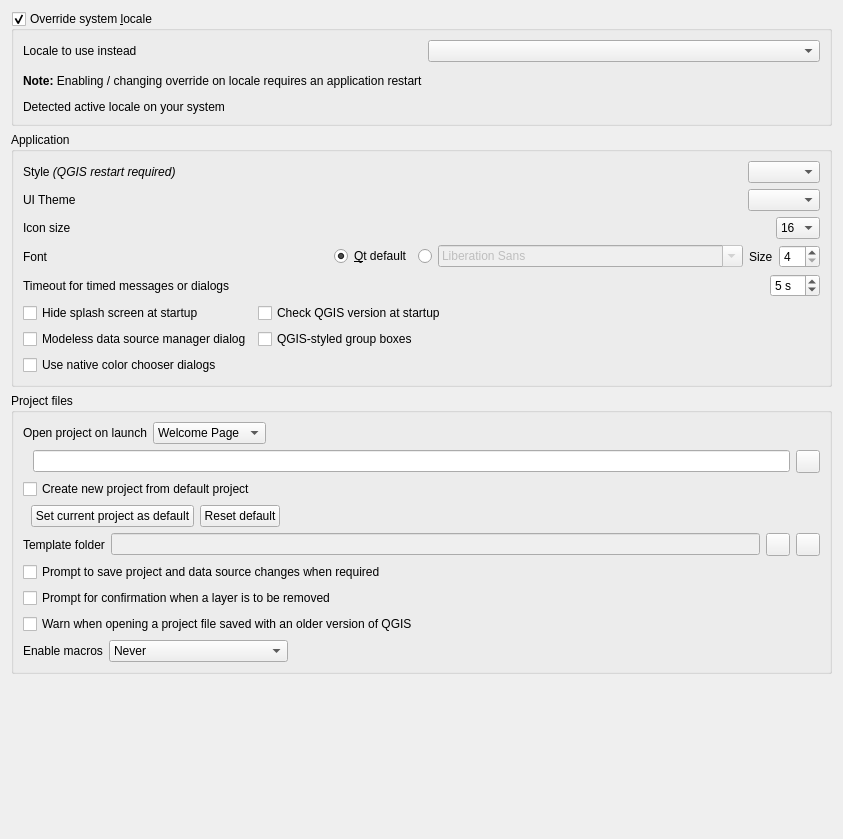
             <widget class="QWidget" name="mOptionsScrollAreaContents_01">
              <property name="geometry">
               <rect>
                <x>0</x>
                <y>0</y>
                <width>843</width>
                <height>839</height>
               </rect>
              </property>
              <layout class="QVBoxLayout" name="verticalLayout_28">
               <item>
                <widget class="QgsCollapsibleGroupBox" name="grpLocale">
                 <property name="title">
                  <string>Override system &amp;locale</string>
                 </property>
                 <property name="checkable">
                  <bool>true</bool>
                 </property>
                 <layout class="QVBoxLayout">
                  <property name="spacing">
                   <number>12</number>
                  </property>
                  <item>
                   <layout class="QGridLayout" name="gridLayout_25">
                    <item row="0" column="0">
                     <widget class="QLabel" name="label_5">
                      <property name="text">
                       <string>Locale to use instead</string>
                      </property>
                     </widget>
                    </item>
                    <item row="0" column="1">
                     <widget class="QComboBox" name="cboLocale"/>
                    </item>
                    <item row="1" column="0" colspan="2">
                     <widget class="QLabel" name="label_7">
                      <property name="text">
                       <string>&lt;b&gt;Note:&lt;/b&gt; Enabling / changing override on locale requires an application restart</string>
                      </property>
                      <property name="wordWrap">
                       <bool>true</bool>
                      </property>
                     </widget>
                    </item>
                   </layout>
                  </item>
                  <item>
                   <widget class="QLabel" name="lblSystemLocale">
                    <property name="text">
                     <string>Detected active locale on your system</string>
                    </property>
                   </widget>
                  </item>
                 </layout>
                </widget>
               </item>
               <item>
                <widget class="QgsCollapsibleGroupBox" name="groupBox">
                 <property name="title">
                  <string>Application</string>
                 </property>
                 <layout class="QVBoxLayout" name="verticalLayout_2">
                  <item>
                   <layout class="QHBoxLayout" name="horizontalLayout_9">
                    <property name="topMargin">
                     <number>0</number>
                    </property>
                    <item>
                     <widget class="QLabel" name="label_18">
                      <property name="text">
                       <string>Style &lt;i&gt;(QGIS restart required)&lt;/i&gt;</string>
                      </property>
                     </widget>
                    </item>
                    <item>
                     <spacer name="horizontalSpacer_7">
                      <property name="orientation">
                       <enum>Qt::Horizontal</enum>
                      </property>
                      <property name="sizeHint" stdset="0">
                       <size>
                        <width>40</width>
                        <height>20</height>
                       </size>
                      </property>
                     </spacer>
                    </item>
                    <item>
                     <widget class="QComboBox" name="cmbStyle"/>
                    </item>
                   </layout>
                  </item>
                  <item>
                   <layout class="QHBoxLayout" name="horizontalLayout_37">
                    <property name="topMargin">
                     <number>0</number>
                    </property>
                    <item>
                     <widget class="QLabel" name="label_42">
                      <property name="text">
                       <string>UI Theme</string>
                      </property>
                     </widget>
                    </item>
                    <item>
                     <spacer name="horizontalSpacer_47">
                      <property name="orientation">
                       <enum>Qt::Horizontal</enum>
                      </property>
                      <property name="sizeHint" stdset="0">
                       <size>
                        <width>40</width>
                        <height>20</height>
                       </size>
                      </property>
                     </spacer>
                    </item>
                    <item>
                     <widget class="QComboBox" name="cmbUITheme"/>
                    </item>
                   </layout>
                  </item>
                  <item>
                   <layout class="QHBoxLayout" name="horizontalLayout_7">
                    <item>
                     <widget class="QLabel" name="textLabel1_5">
                      <property name="sizePolicy">
                       <sizepolicy hsizetype="Fixed" vsizetype="Fixed">
                        <horstretch>0</horstretch>
                        <verstretch>0</verstretch>
                       </sizepolicy>
                      </property>
                      <property name="text">
                       <string>Icon size</string>
                      </property>
                     </widget>
                    </item>
                    <item>
                     <spacer name="horizontalSpacer_5">
                      <property name="orientation">
                       <enum>Qt::Horizontal</enum>
                      </property>
                      <property name="sizeHint" stdset="0">
                       <size>
                        <width>40</width>
                        <height>20</height>
                       </size>
                      </property>
                     </spacer>
                    </item>
                    <item>
                     <widget class="QComboBox" name="cmbIconSize">
                      <property name="duplicatesEnabled">
                       <bool>false</bool>
                      </property>
                      <item>
                       <property name="text">
                        <string>16</string>
                       </property>
                      </item>
                      <item>
                       <property name="text">
                        <string>24</string>
                       </property>
                      </item>
                      <item>
                       <property name="text">
                        <string>32</string>
                       </property>
                      </item>
                      <item>
                       <property name="text">
                        <string>48</string>
                       </property>
                      </item>
                      <item>
                       <property name="text">
                        <string>64</string>
                       </property>
                      </item>
                     </widget>
                    </item>
                   </layout>
                  </item>
                  <item>
                   <layout class="QHBoxLayout" name="horizontalLayout_27">
                    <item>
                     <widget class="QLabel" name="label_43">
                      <property name="text">
                       <string>Font</string>
                      </property>
                     </widget>
                    </item>
                    <item>
                     <widget class="QRadioButton" name="mFontFamilyRadioQt">
                      <property name="sizePolicy">
                       <sizepolicy hsizetype="Maximum" vsizetype="Fixed">
                        <horstretch>0</horstretch>
                        <verstretch>0</verstretch>
                       </sizepolicy>
                      </property>
                      <property name="text">
                       <string>&amp;Qt default</string>
                      </property>
                      <property name="checked">
                       <bool>true</bool>
                      </property>
                     </widget>
                    </item>
                    <item>
                     <widget class="QRadioButton" name="mFontFamilyRadioCustom">
                      <property name="sizePolicy">
                       <sizepolicy hsizetype="Maximum" vsizetype="Fixed">
                        <horstretch>0</horstretch>
                        <verstretch>0</verstretch>
                       </sizepolicy>
                      </property>
                      <property name="text">
                       <string/>
                      </property>
                     </widget>
                    </item>
                    <item>
                     <widget class="QFontComboBox" name="mFontFamilyComboBox">
                      <property name="enabled">
                       <bool>false</bool>
                      </property>
                     </widget>
                    </item>
                    <item>
                     <widget class="QLabel" name="label_20">
                      <property name="sizePolicy">
                       <sizepolicy hsizetype="Maximum" vsizetype="Preferred">
                        <horstretch>0</horstretch>
                        <verstretch>0</verstretch>
                       </sizepolicy>
                      </property>
                      <property name="text">
                       <string>Size</string>
                      </property>
                     </widget>
                    </item>
                    <item>
                     <widget class="QSpinBox" name="spinFontSize">
                      <property name="sizePolicy">
                       <sizepolicy hsizetype="Maximum" vsizetype="Fixed">
                        <horstretch>0</horstretch>
                        <verstretch>0</verstretch>
                       </sizepolicy>
                      </property>
                      <property name="minimum">
                       <number>4</number>
                      </property>
                     </widget>
                    </item>
                   </layout>
                  </item>
                  <item>
                   <layout class="QHBoxLayout" name="horizontalLayout_28">
                    <item>
                     <widget class="QLabel" name="mMessageTimeoutLabel">
                      <property name="sizePolicy">
                       <sizepolicy hsizetype="Maximum" vsizetype="Preferred">
                        <horstretch>0</horstretch>
                        <verstretch>0</verstretch>
                       </sizepolicy>
                      </property>
                      <property name="text">
                       <string>Timeout for timed messages or dialogs</string>
                      </property>
                     </widget>
                    </item>
                    <item>
                     <spacer name="horizontalSpacer_13">
                      <property name="orientation">
                       <enum>Qt::Horizontal</enum>
                      </property>
                      <property name="sizeHint" stdset="0">
                       <size>
                        <width>40</width>
                        <height>20</height>
                       </size>
                      </property>
                     </spacer>
                    </item>
                    <item>
                     <widget class="QSpinBox" name="mMessageTimeoutSpnBx">
                      <property name="suffix">
                       <string> s</string>
                      </property>
                      <property name="minimum">
                       <number>2</number>
                      </property>
                      <property name="maximum">
                       <number>20</number>
                      </property>
                      <property name="value">
                       <number>5</number>
                      </property>
                     </widget>
                    </item>
                   </layout>
                  </item>
                  <item>
                   <layout class="QGridLayout" name="gridLayout_16">
                    <property name="topMargin">
                     <number>0</number>
                    </property>
                    <item row="1" column="0">
                     <widget class="QCheckBox" name="mDataSourceManagerNonModal">
                      <property name="text">
                       <string>Modeless data source manager dialog</string>
                      </property>
                      <property name="toolTip">
                       <string>A modeless dialog allows you to interact with QGIS main window and dialogs.</string>
                      </property>
                     </widget>
                    </item>
                    <item row="1" column="1">
                     <widget class="QCheckBox" name="mCustomGroupBoxChkBx">
                      <property name="text">
                       <string>QGIS-styled group boxes</string>
                      </property>
                     </widget>
                    </item>
                    <item row="0" column="1">
                     <widget class="QCheckBox" name="cbxCheckVersion">
                      <property name="text">
                       <string>Check QGIS version at startup</string>
                      </property>
                     </widget>
                    </item>
                    <item row="0" column="0">
                     <widget class="QCheckBox" name="cbxHideSplash">
                      <property name="sizePolicy">
                       <sizepolicy hsizetype="Maximum" vsizetype="Fixed">
                        <horstretch>0</horstretch>
                        <verstretch>0</verstretch>
                       </sizepolicy>
                      </property>
                      <property name="text">
                       <string>Hide splash screen at startup</string>
                      </property>
                     </widget>
                    </item>
                    <item row="2" column="0">
                     <widget class="QCheckBox" name="mNativeColorDialogsChkBx">
                      <property name="text">
                       <string>Use native color chooser dialogs</string>
                      </property>
                     </widget>
                    </item>
                   </layout>
                  </item>
                 </layout>
                </widget>
               </item>
               <item>
                <widget class="QgsCollapsibleGroupBox" name="groupBox_11">
                 <property name="title">
                  <string>Project files</string>
                 </property>
                 <layout class="QVBoxLayout">
                  <item>
                   <layout class="QGridLayout" name="gridLayout_4">
                    <item row="0" column="2" colspan="2">
                     <widget class="QComboBox" name="mProjectOnLaunchCmbBx">
                      <property name="sizePolicy">
                       <sizepolicy hsizetype="Maximum" vsizetype="Fixed">
                        <horstretch>0</horstretch>
                        <verstretch>0</verstretch>
                       </sizepolicy>
                      </property>
                      <item>
                       <property name="text">
                        <string>Welcome Page</string>
                       </property>
                      </item>
                      <item>
                       <property name="text">
                        <string>Most recent</string>
                       </property>
                      </item>
                      <item>
                       <property name="text">
                        <string>Specific</string>
                       </property>
                      </item>
                      <item>
                       <property name="text">
                        <string>New</string>
                       </property>
                      </item>
                     </widget>
                    </item>
                    <item row="1" column="5">
                     <widget class="QToolButton" name="mProjectOnLaunchPushBtn">
                      <property name="sizePolicy">
                       <sizepolicy hsizetype="Maximum" vsizetype="Fixed">
                        <horstretch>0</horstretch>
                        <verstretch>0</verstretch>
                       </sizepolicy>
                      </property>
                      <property name="toolTip">
                       <string>Select file</string>
                      </property>
                      <property name="statusTip">
                       <string/>
                      </property>
                      <property name="text">
                       <string/>
                      </property>
                      <property name="icon">
                       <iconset resource="../../images/images.qrc">
                        <normaloff>:/images/themes/default/mActionFileOpen.svg</normaloff>:/images/themes/default/mActionFileOpen.svg</iconset>
                      </property>
                     </widget>
                    </item>
                    <item row="1" column="0">
                     <spacer name="horizontalSpacer_35">
                      <property name="orientation">
                       <enum>Qt::Horizontal</enum>
                      </property>
                      <property name="sizeType">
                       <enum>QSizePolicy::Fixed</enum>
                      </property>
                      <property name="sizeHint" stdset="0">
                       <size>
                        <width>4</width>
                        <height>20</height>
                       </size>
                      </property>
                     </spacer>
                    </item>
                    <item row="0" column="4">
                     <spacer name="horizontalSpacer_36">
                      <property name="orientation">
                       <enum>Qt::Horizontal</enum>
                      </property>
                      <property name="sizeHint" stdset="0">
                       <size>
                        <width>40</width>
                        <height>20</height>
                       </size>
                      </property>
                     </spacer>
                    </item>
                    <item row="1" column="1" colspan="4">
                     <widget class="QLineEdit" name="mProjectOnLaunchLineEdit">
                      <property name="sizePolicy">
                       <sizepolicy hsizetype="Expanding" vsizetype="Fixed">
                        <horstretch>0</horstretch>
                        <verstretch>0</verstretch>
                       </sizepolicy>
                      </property>
                     </widget>
                    </item>
                    <item row="0" column="0" colspan="2">
                     <widget class="QLabel" name="label_54">
                      <property name="sizePolicy">
                       <sizepolicy hsizetype="Maximum" vsizetype="Preferred">
                        <horstretch>0</horstretch>
                        <verstretch>0</verstretch>
                       </sizepolicy>
                      </property>
                      <property name="text">
                       <string>Open project on launch</string>
                      </property>
                     </widget>
                    </item>
                   </layout>
                  </item>
                  <item>
                   <widget class="QCheckBox" name="cbxProjectDefaultNew">
                    <property name="text">
                     <string>Create new project from default project</string>
                    </property>
                   </widget>
                  </item>
                  <item>
                   <layout class="QHBoxLayout" name="horizontalLayout_16">
                    <item>
                     <spacer name="horizontalSpacer_22">
                      <property name="orientation">
                       <enum>Qt::Horizontal</enum>
                      </property>
                      <property name="sizeType">
                       <enum>QSizePolicy::Fixed</enum>
                      </property>
                      <property name="sizeHint" stdset="0">
                       <size>
                        <width>8</width>
                        <height>20</height>
                       </size>
                      </property>
                     </spacer>
                    </item>
                    <item>
                     <widget class="QPushButton" name="pbnProjectDefaultSetCurrent">
                      <property name="text">
                       <string>Set current project as default</string>
                      </property>
                     </widget>
                    </item>
                    <item>
                     <widget class="QPushButton" name="pbnProjectDefaultReset">
                      <property name="text">
                       <string>Reset default</string>
                      </property>
                     </widget>
                    </item>
                    <item>
                     <spacer name="horizontalSpacer_9">
                      <property name="orientation">
                       <enum>Qt::Horizontal</enum>
                      </property>
                      <property name="sizeHint" stdset="0">
                       <size>
                        <width>40</width>
                        <height>20</height>
                       </size>
                      </property>
                     </spacer>
                    </item>
                   </layout>
                  </item>
                  <item>
                   <layout class="QHBoxLayout" name="horizontalLayout_15">
                    <item>
                     <widget class="QLabel" name="label_31">
                      <property name="text">
                       <string>Template folder</string>
                      </property>
                     </widget>
                    </item>
                    <item>
                     <widget class="QLineEdit" name="leTemplateFolder">
                      <property name="enabled">
                       <bool>false</bool>
                      </property>
                     </widget>
                    </item>
                    <item>
                     <widget class="QToolButton" name="pbnTemplateFolderBrowse">
                      <property name="toolTip">
                       <string>Select folder</string>
                      </property>
                      <property name="text">
                       <string/>
                      </property>
                      <property name="icon">
                       <iconset resource="../../images/images.qrc">
                        <normaloff>:/images/themes/default/mActionFileOpen.svg</normaloff>:/images/themes/default/mActionFileOpen.svg</iconset>
                      </property>
                     </widget>
                    </item>
                    <item>
                     <widget class="QToolButton" name="pbnTemplateFolderReset">
                      <property name="toolTip">
                       <string>Reset</string>
                      </property>
                      <property name="text">
                       <string/>
                      </property>
                      <property name="icon">
                       <iconset resource="../../images/images.qrc">
                        <normaloff>:/images/themes/default/mActionUndo.svg</normaloff>:/images/themes/default/mActionUndo.svg</iconset>
                      </property>
                     </widget>
                    </item>
                   </layout>
                  </item>
                  <item>
                   <widget class="QCheckBox" name="chbAskToSaveProjectChanges">
                    <property name="text">
                     <string>Prompt to save project and data source changes when required</string>
                    </property>
                   </widget>
                  </item>
                  <item>
                   <widget class="QCheckBox" name="mLayerDeleteConfirmationChkBx">
                    <property name="text">
                     <string>Prompt for confirmation when a layer is to be removed</string>
                    </property>
                   </widget>
                  </item>
                  <item>
                   <widget class="QCheckBox" name="chbWarnOldProjectVersion">
                    <property name="text">
                     <string>Warn when opening a project file saved with an older version of QGIS</string>
                    </property>
                   </widget>
                  </item>
                  <item>
                   <layout class="QHBoxLayout" name="horizontalLayout_21">
                    <item>
                     <widget class="QLabel" name="label_33">
                      <property name="text">
                       <string>Enable macros</string>
                      </property>
                     </widget>
                    </item>
                    <item>
                     <widget class="QComboBox" name="cmbEnableMacros">
                      <property name="currentIndex">
                       <number>0</number>
                      </property>
                      <property name="sizeAdjustPolicy">
                       <enum>QComboBox::AdjustToContents</enum>
                      </property>
                      <item>
                       <property name="text">
                        <string>Never</string>
                       </property>
                      </item>
                      <item>
                       <property name="text">
                        <string>Ask</string>
                       </property>
                      </item>
                      <item>
                       <property name="text">
                        <string>For this session only</string>
                       </property>
                      </item>
                      <item>
                       <property name="text">
                        <string>Always (not recommended)</string>
                       </property>
                      </item>
                     </widget>
                    </item>
                    <item>
                     <spacer name="horizontalSpacer_17">
                      <property name="orientation">
                       <enum>Qt::Horizontal</enum>
                      </property>
                      <property name="sizeHint" stdset="0">
                       <size>
                        <width>40</width>
                        <height>20</height>
                       </size>
                      </property>
                     </spacer>
                    </item>
                   </layout>
                  </item>
                 </layout>
                </widget>
               </item>
               <item>
                <spacer name="verticalSpacer_5">
                 <property name="orientation">
                  <enum>Qt::Vertical</enum>
                 </property>
                 <property name="sizeHint" stdset="0">
                  <size>
                   <width>20</width>
                   <height>0</height>
                  </size>
                 </property>
                </spacer>
               </item>
              </layout>
             </widget>
